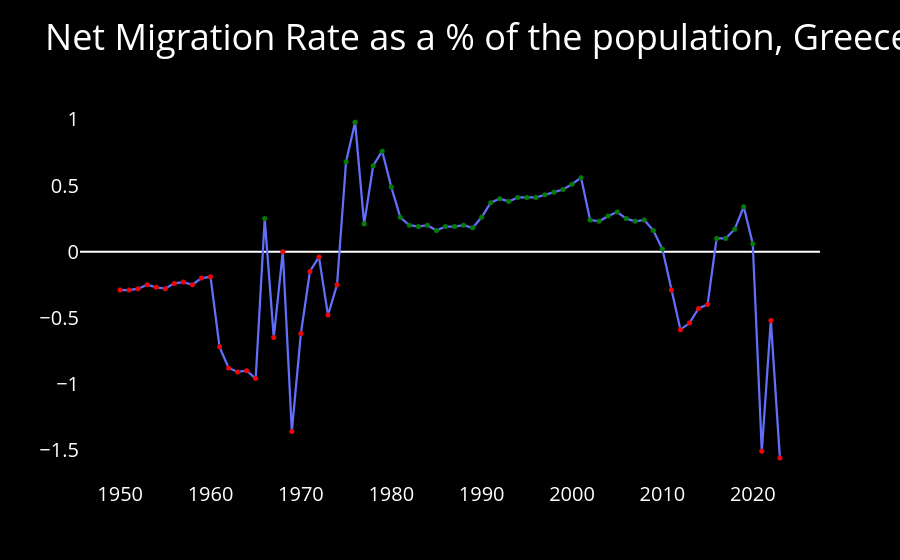

The code cell stored with this chart in its notebook:
### Code cell
# Create the third chart for 'Net Migration Rate as % of population'
fig3 = go.Figure()

# Add points above zero
fig3.add_trace(go.Scatter(
    x=df_greece_filtered['Year'],
    y=df_greece_filtered['Net Migration Rate (%)'],
    mode='lines+markers',
    marker=dict(color=['green' if y > 0 else 'red' for y in df_greece_filtered['Net Migrants (thousands)']],
                size=5,
                line=dict(color='#283442',
                          width=0.25
                         )),
    line=dict(width=2.25)
))

# Add a horizontal line at y=0
fig3.add_shape(
    type='line',
    x0=df_greece_filtered['Year'].min()+5,
    x1=df_greece_filtered['Year'].max(),
    y0=0,
    y1=0,
    line=dict(
        width=0.01,
        color='White'
    )
)

# Update layout
fig3.update_layout(
        title={
        'text': 'Net Migration Rate as a % of the population, Greece, 1950-2023',
        'font': {
            'size': 36  # Set the font size here
        }
    },
    # xaxis_title='Year',
    # yaxis_title='% of population',
    xaxis=dict(
         tickfont=dict(size=20),
        showgrid=False),  # Remove x-axis grid lines
    yaxis=dict(
         tickfont=dict(size=20),
        showgrid=False),   # Remove y-axis grid lines
    plot_bgcolor='black',        # Set plot background color to black
    paper_bgcolor='black',       # Set paper background color to black
    font=dict(color='white'),     # Set font color to white
)

# Show the second chart
fig3.show()

### Figure 1 — Plotly figure (JSON) as saved in the notebook; plotly's stock layout.template omitted (floating-point values rounded to 4 significant figures)
{"data": [{"line": {"width": 2.25}, "marker": {"color": ["red", "red", "red", "red", "red", "red", "red", "red", "red", "red", "red", "red", "red", "red", "red", "red", "green", "red", "red", "red", "red", "red", "red", "red", "red", "green", "green", "green", "green", "green", "green", "green", "green", "green", "green", "green", "green", "green", "green", "green", "green", "green", "green", "green", "green", "green", "green", "green", "green", "green", "green", "green", "green", "green", "green", "green", "green", "green", "green", "green", "green", "red", "red", "red", "red", "red", "green", "green", "green", "green", "green", "red", "red", "red"], "line": {"color": "#283442", "width": 0.25}, "size": 5}, "mode": "lines+markers", "type": "scatter", "x": [1950, 1951, 1952, 1953, 1954, 1955, 1956, 1957, 1958, 1959, 1960, 1961, 1962, 1963, 1964, 1965, 1966, 1967, 1968, 1969, 1970, 1971, 1972, 1973, 1974, 1975, 1976, 1977, 1978, 1979, 1980, 1981, 1982, 1983, 1984, 1985, 1986, 1987, 1988, 1989, 1990, 1991, 1992, 1993, 1994, 1995, 1996, 1997, 1998, 1999, 2000, 2001, 2002, 2003, 2004, 2005, 2006, 2007, 2008, 2009, 2010, 2011, 2012, 2013, 2014, 2015, 2016, 2017, 2018, 2019, 2020, 2021, 2022, 2023], "y": [-0.29, -0.29, -0.28, -0.25, -0.27, -0.28, -0.24, -0.23, -0.25, -0.2, -0.19, -0.72, -0.88, -0.91, -0.9, -0.96, 0.25, -0.65, 0, -1.36, -0.62, -0.15, -0.04, -0.48, -0.25, 0.68, 0.98, 0.21, 0.65, 0.76, 0.49, 0.26, 0.2, 0.19, 0.2, 0.16, 0.19, 0.19, 0.2, 0.18, 0.26, 0.37, 0.4, 0.38, 0.41, 0.41, 0.41, 0.43, 0.45, 0.47, 0.51, 0.56, 0.24, 0.23, 0.27, 0.3, 0.25, 0.23, 0.24, 0.16, 0.02, -0.29, -0.59, -0.54, -0.43, -0.4, 0.1, 0.1, 0.17, 0.34, 0.06, -1.51, -0.52, -1.56]}], "layout": {"autosize": true, "font": {"color": "white"}, "paper_bgcolor": "black", "plot_bgcolor": "black", "shapes": [{"line": {"color": "White", "width": 0.01}, "type": "line", "x0": 1955, "x1": 2023, "y0": 0, "y1": 0}], "title": {"font": {"size": 36}, "text": "Net Migration Rate as a % of the population, Greece, 1950-2023"}, "xaxis": {"autorange": true, "range": [1946.0, 2027.0], "showgrid": false, "tickfont": {"size": 20}, "type": "linear"}, "yaxis": {"autorange": true, "range": [-1.758, 1.178], "showgrid": false, "tickfont": {"size": 20}, "type": "linear"}}}
